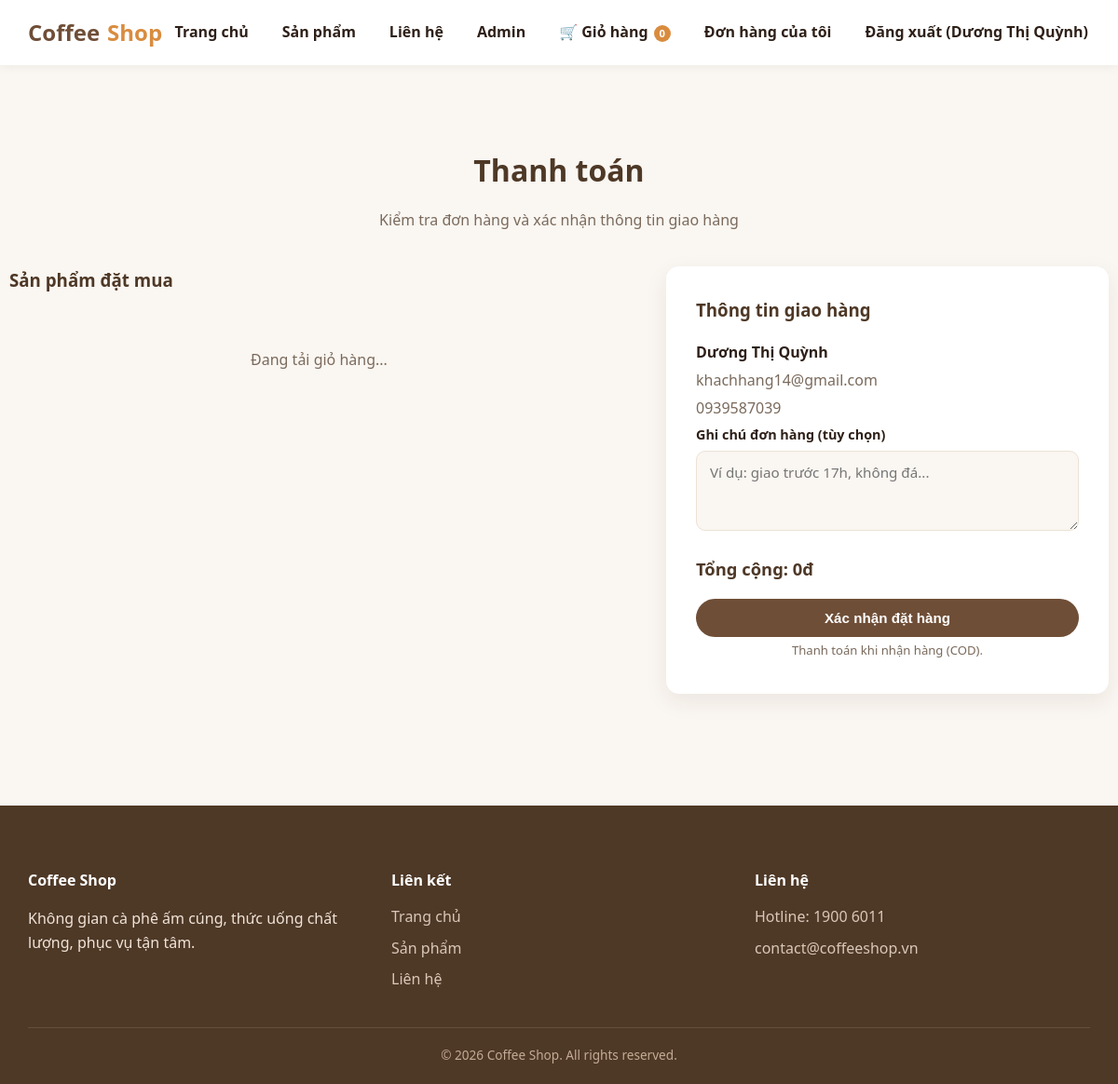
Page /checkout (signed in) on the committed database.
### tables this page shows
CREATE TABLE user (
    id INTEGER PRIMARY KEY AUTOINCREMENT,
    name TEXT NOT NULL,
    email TEXT NOT NULL UNIQUE,
    phone TEXT,
    created_at TEXT NOT NULL,
    is_admin INTEGER NOT NULL DEFAULT 0
, username TEXT, password_hash TEXT);

### app.py (the view)
@app.route("/checkout")
@login_required
def checkout_page():
    return render_template("checkout.html")

### app.py (called while the page is built)
@app.before_request
def load_current_customer():
    g.customer = None
    customer_id = session.get("customer_id")
    if customer_id:
        g.customer = get_db().execute(
            "SELECT * FROM user WHERE id = ?", (customer_id,)
        ).fetchone()

def login_required(view):
    @functools.wraps(view)
    def wrapped(*args, **kwargs):
        if g.customer is None:
            return redirect(url_for("login", next=request.path))
        return view(*args, **kwargs)
    return wrapped

### database.py (called while the page is built)
def get_db():
    if "db" not in g:
        g.db = sqlite3.connect(DB_PATH)
        g.db.row_factory = sqlite3.Row
        g.db.execute("PRAGMA foreign_keys = ON")
    return g.db

### templates/checkout.html (shortened to what this page needs)
{% extends "base.html" %}
{% block content %}
  <main class="container section">
    <h2 class="section-title">Thanh toán</h2>
    <p class="section-subtitle">Kiểm tra đơn hàng và xác nhận thông tin giao hàng</p>
    <div class="checkout-layout">
      <div class="checkout-main">
        <h3>Sản phẩm đặt mua</h3>
        <div id="checkout-items-root">
          <p class="loading">Đang tải giỏ hàng...</p>
        </div>
      </div>
      <aside class="contact-info-card checkout-sidebar">
        <h3>Thông tin giao hàng</h3>
        <p><strong>{{ g.customer.name }}</strong></p>
        <p>{{ g.customer.email }}</p>
        <p>{{ g.customer.phone or 'Chưa có số điện thoại' }}</p>
        <div class="form-group">
          <label for="order-note">Ghi chú đơn hàng (tùy chọn)</label>
          <textarea id="order-note" rows="3" placeholder="Ví dụ: giao trước 17h, không đá..."></textarea>
        </div>
        <div class="checkout-total" id="checkout-total">Tổng cộng: 0đ</div>
        <button type="button" class="btn checkout-submit-btn" id="checkout-submit-btn">Xác nhận đặt hàng</button>
        <p class="checkout-note-text">Thanh toán khi nhận hàng (COD).</p>
      </aside>
    </div>
  </main>
{% endblock %}

### templates/base.html (shortened to what this page needs)
<!DOCTYPE html>
<html lang="vi">
<head>
  <link rel="stylesheet" href="{{ url_for('static', filename='css/style.css') }}">
</head>
<body>
  <header class="site-header">
    <nav class="navbar">
      <a href="{{ url_for('home') }}" class="logo">Coffee<span>Shop</span></a>
      <ul class="nav-links">
        <li><a href="{{ url_for('home') }}" class="{{ 'active' if active_page == 'home' else '' }}">Trang chủ</a></li>
        <li><a href="{{ url_for('products_page') }}" class="{{ 'active' if active_page == 'products' else '' }}">Sản phẩm</a></li>
        <li><a href="{{ url_for('contact_page') }}" class="{{ 'active' if active_page == 'contact' else '' }}">Liên hệ</a></li>
        <li><a href="{{ url_for('admin.dashboard') }}">Admin</a></li>
        <li><a href="{{ url_for('cart_page') }}" class="{{ 'active' if active_page == 'cart' else '' }}">🛒 Giỏ hàng <span class="cart-count" id="nav-cart-count">0</span></a></li>
        {% if g.customer %}
        <li><a href="{{ url_for('my_orders') }}" class="{{ 'active' if active_page == 'orders' else '' }}">Đơn hàng của tôi</a></li>
        <li><a href="{{ url_for('logout') }}">Đăng xuất ({{ g.customer.name }})</a></li>
        {% else %}
        <li><a href="{{ url_for('login') }}" class="{{ 'active' if active_page == 'login' else '' }}">Đăng nhập</a></li>
        {% endif %}
      </ul>
    </nav>
  </header>
  {% block content %}{% endblock %}
  <footer class="site-footer">
    <div class="container">
      <div class="footer-grid">
        <div>
          <h4>Coffee Shop</h4>
          <p>Không gian cà phê ấm cúng, thức uống chất lượng, phục vụ tận tâm.</p>
        </div>
        <div>
          <h4>Liên kết</h4>
          <a href="{{ url_for('home') }}">Trang chủ</a>
          <a href="{{ url_for('products_page') }}">Sản phẩm</a>
          <a href="{{ url_for('contact_page') }}">Liên hệ</a>
        </div>
        <div>
          <h4>Liên hệ</h4>
          <a href="tel:19006011">Hotline: 1900 6011</a>
          <a href="mailto:contact@coffeeshop.vn">contact@coffeeshop.vn</a>
        </div>
      </div>
      <div class="footer-bottom">© 2026 Coffee Shop. All rights reserved.</div>
    </div>
  </footer>
</body>
</html>

### static/css/style.css (style rules this page uses)
:root { --color-bg: #faf6f1; --color-surface: #ffffff; --color-primary: #6f4e37; --color-primary-dark: #4e3826; --color-accent: #d98c3f; --color-text: #2e2018; --color-text-muted: #7a6a5c; --color-border: #ece2d6; --radius: 14px; --shadow: 0 8px 24px rgba(60, 40, 20, 0.08); --shadow-hover: 0 14px 32px rgba(60, 40, 20, 0.14); --transition: 0.25s ease; --max-width: 1180px; }
* { box-sizing: border-box; }
html { scroll-behavior: smooth; }
body { margin: 0; font-family: "Segoe UI", "Helvetica Neue", Arial, sans-serif; background: var(--color-bg); color: var(--color-text); line-height: 1.6; }
a { text-decoration: none; color: inherit; }
ul { list-style: none; margin: 0; padding: 0; }
.container { max-width: var(--max-width); margin: 0 auto; padding: 0 20px; }
.section { padding: 60px 0; }
.section-title { text-align: center; font-size: 2rem; color: var(--color-primary-dark); margin-bottom: 8px; }
.section-subtitle { text-align: center; color: var(--color-text-muted); margin-bottom: 36px; }
.btn { display: inline-block; padding: 12px 28px; border-radius: 999px; background: var(--color-primary); color: #fff; border: none; cursor: pointer; font-size: 0.95rem; font-weight: 600; transition: background var(--transition), transform var(--transition); }
.site-header { position: sticky; top: 0; z-index: 1000; background: var(--color-surface); box-shadow: 0 2px 10px rgba(0, 0, 0, 0.05); }
.navbar { display: flex; align-items: center; justify-content: space-between; padding: 16px 20px; max-width: var(--max-width); margin: 0 auto; }
.logo { font-size: 1.5rem; font-weight: 800; color: var(--color-primary); display: flex; align-items: center; gap: 8px; }
.logo span { color: var(--color-accent); }
.nav-links { display: flex; gap: 32px; }
.nav-links a { font-weight: 600; color: var(--color-text); padding: 6px 2px; border-bottom: 2px solid transparent; transition: color var(--transition), border-color var(--transition); }
.contact-info-card, .contact-form-card { background: var(--color-surface); border-radius: var(--radius); box-shadow: var(--shadow); padding: 32px; }
.contact-info-card h3, .contact-form-card h3 { margin-top: 0; color: var(--color-primary-dark); }
.form-group { margin-bottom: 18px; }
.form-group label { display: block; font-weight: 600; margin-bottom: 6px; font-size: 0.9rem; }
.form-group input, .form-group textarea { width: 100%; padding: 12px 14px; border-radius: 10px; border: 1px solid var(--color-border); font-family: inherit; font-size: 0.95rem; background: var(--color-bg); transition: border-color var(--transition), box-shadow var(--transition); }
.site-footer { background: var(--color-primary-dark); color: #f0e4d8; padding: 46px 0 20px; margin-top: 60px; }
.footer-grid { display: grid; grid-template-columns: repeat(auto-fit, minmax(200px, 1fr)); gap: 30px; margin-bottom: 30px; }
.footer-grid h4 { color: #fff; margin-bottom: 14px; }
.footer-grid a { display: block; color: #d9c7b8; margin-bottom: 8px; transition: color var(--transition); }
.footer-bottom { text-align: center; font-size: 0.85rem; color: #c4ac97; border-top: 1px solid rgba(255, 255, 255, 0.12); padding-top: 18px; }
.loading { text-align: center; padding: 40px; color: var(--color-text-muted); }
.cart-count { display: inline-flex; align-items: center; justify-content: center; min-width: 18px; height: 18px; padding: 0 5px; border-radius: 999px; background: var(--color-accent); color: #fff; font-size: 0.7rem; font-weight: 700; vertical-align: middle; margin-left: 2px; }
.checkout-layout { display: grid; grid-template-columns: 1.4fr 1fr; gap: 40px; align-items: start; }
.checkout-main h3 { margin-top: 0; color: var(--color-primary-dark); }
.checkout-sidebar p { margin: 4px 0; color: var(--color-text-muted); }
.checkout-sidebar p strong { color: var(--color-text); }
.checkout-total { font-size: 1.15rem; font-weight: 800; color: var(--color-primary-dark); margin: 18px 0; }
.checkout-submit-btn { width: 100%; }
.checkout-note-text { text-align: center; color: var(--color-text-muted); font-size: 0.82rem; margin-top: 10px; }

### rows in the picture
user: customer.name "Dương Thị Quỳnh", customer.email "khachhang14@gmail.com", customer "0939587039"
